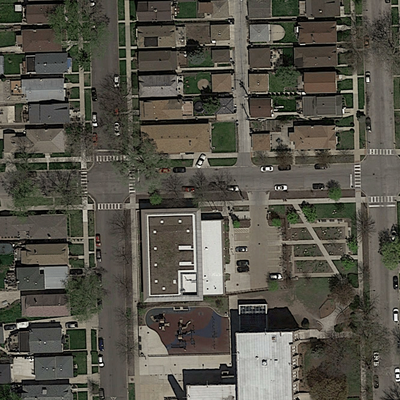
#> input picture training/images/satImage_002.png, 400 x 400 px
$ python read_data.py
#> lines starting #> are read from the running program, lines starting #| are printed output that depends on the picture
import math
import os
import re
import cv2
import numpy as np
import matplotlib.pyplot as plt
from glob import glob
from random import sample
from PIL import Image

# some constants
PATCH_SIZE = 16  # pixels per side of square patches
VAL_SIZE = 10  # size of the validation set (number of images)
CUTOFF = 0.25  # minimum average brightness for a mask patch to be classified as containing road

ROOT_DIR = os.path.dirname(os.path.abspath(__file__))


def load_all_from_path(path):
    # loads all HxW .pngs contained in path as a 4D np.array of shape (n_images, H, W, 3)
    # images are loaded as floats with values in the interval [0., 1.]
#> called with path = 'training/images'
    absolute_path = os.path.join(ROOT_DIR, path)
    return np.stack([np.array(Image.open(f)) for f in sorted(glob(absolute_path + '/*.png'))]).astype(np.float32) / 255.
#> call 2 of load_all_from_path, with path = 'training/groundtruth'
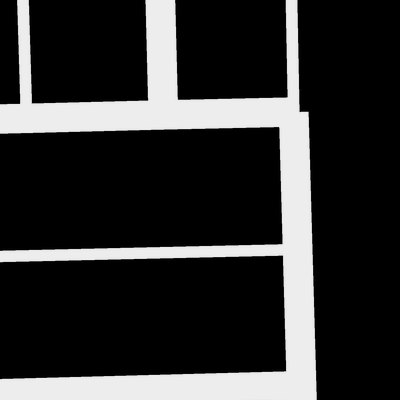
#> input picture training/groundtruth/satImage_005.png, 400 x 400 px
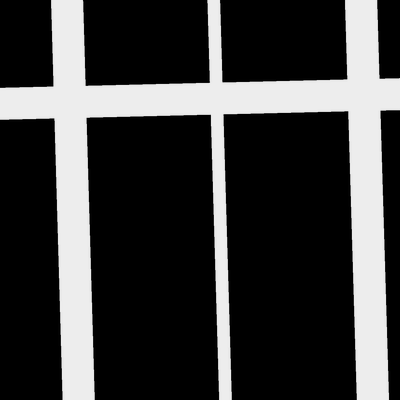
#> input picture training/groundtruth/satImage_006.png, 400 x 400 px
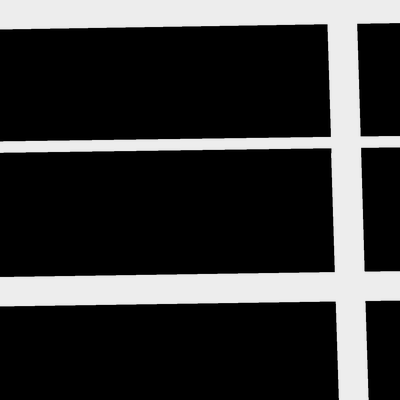
#> input picture training/groundtruth/satImage_010.png, 400 x 400 px


def show_first_n(imgs1, imgs2, n=5, title1='Image', title2='Mask'):
    # visualizes the first n elements of a series of images and segmentation masks
    imgs_to_draw = min(min(n, len(imgs1)), len(imgs2))

    fig, axs = plt.subplots(2, imgs_to_draw, figsize=(18.5, 6))
    for i in range(imgs_to_draw):
        axs[0, i].imshow(imgs1[i])
        axs[1, i].imshow(imgs2[i])
        axs[0, i].set_title(f'{title1} {i}')
        axs[1, i].set_title(f'{title2} {i}')
        axs[0, i].set_axis_off()
        axs[1, i].set_axis_off()
    plt.show()


def image_to_patches(images, masks=None):
    # takes in a 4D np.array containing images and (optionally) a 4D np.array containing the segmentation masks
    # returns a 4D np.array with an ordered sequence of patches extracted from the image and (optionally) a np.array
    # containing labels
    n_images = images.shape[0]  # number of images
#> n_images = 1
    h, w = images.shape[1:3]  # shape of images
#> h = 400; w = 400
    assert (h % PATCH_SIZE) + (w % PATCH_SIZE) == 0  # make sure images can be patched exactly

    h_patches = h // PATCH_SIZE
#> h_patches = 25
    w_patches = w // PATCH_SIZE
#> w_patches = 25
    patches = images.reshape((n_images, h_patches, PATCH_SIZE, w_patches, PATCH_SIZE, -1))
    patches = np.moveaxis(patches, 2, 3)
    patches = patches.reshape(-1, PATCH_SIZE, PATCH_SIZE, 3)
    if masks is None:
        return patches

    masks = masks.reshape((n_images, h_patches, PATCH_SIZE, w_patches, PATCH_SIZE, -1))
    masks = np.moveaxis(masks, 2, 3)
    labels = np.mean(masks, (-1, -2, -3)) > CUTOFF  # compute labels
    labels = labels.reshape(-1).astype(np.float32)
#> labels = 625 values, max 1 at index 3, min 0 at index 0, mean 0.334
    return patches, labels


def show_patched_image(patches, labels, h_patches=25, w_patches=25):
    # reorders a set of patches in their original 2D shape and visualizes them
    fig, axs = plt.subplots(h_patches, w_patches, figsize=(18.5, 18.5))
    for i, (p, l) in enumerate(zip(patches, labels)):
        # the np.maximum operation paints patches labeled as road red
        axs[i // w_patches, i % w_patches].imshow(np.maximum(p, np.array([l.item(), 0., 0.])))
        axs[i // w_patches, i % w_patches].set_axis_off()
    plt.show()


# paths to training and validation datasets
train_path = 'training'
val_path = 'validation'

train_images = load_all_from_path(os.path.join(train_path, 'images'))
train_masks = load_all_from_path(os.path.join(train_path, 'groundtruth'))
val_images = load_all_from_path(os.path.join(val_path, 'images'))
val_masks = load_all_from_path(os.path.join(val_path, 'groundtruth'))

# visualize a few images from the training set
# show_first_n(train_images, train_masks)


# extract all patches and visualize those from the first image
train_patches, train_labels = image_to_patches(train_images, train_masks)
#> train_labels has the same summary as labels in image_to_patches
val_patches, val_labels = image_to_patches(val_images, val_masks)
#> val_labels has the same summary as labels in image_to_patches

# the first image is broken up in the first 25*25 patches
# show_patched_image(train_patches[:25 * 25], train_labels[:25 * 25])

print("{0:0.2f}".format(sum(train_labels) / len(train_labels) * 100) + '% of training patches are labeled as 1.')
#| 33.44% of training patches are labeled as 1.
print("{0:0.2f}".format(sum(val_labels) / len(val_labels) * 100) + '% of validation patches are labeled as 1.')
#| 33.44% of validation patches are labeled as 1.


def create_submission(labels, test_filenames, submission_filename):
    test_path = 'test_images/test_images'
    with open(os.path.join(ROOT_DIR, submission_filename), 'w') as f:
        f.write('id,prediction\n')
        for fn, patch_array in zip(sorted(test_filenames), labels):
            img_number = int(re.search(r"\d+", fn).group(0))
            for i in range(patch_array.shape[0]):
                for j in range(patch_array.shape[1]):
                    f.write(
                        "{:03d}_{}_{},{}\n".format(img_number, j * PATCH_SIZE, i * PATCH_SIZE, int(patch_array[i, j])))
